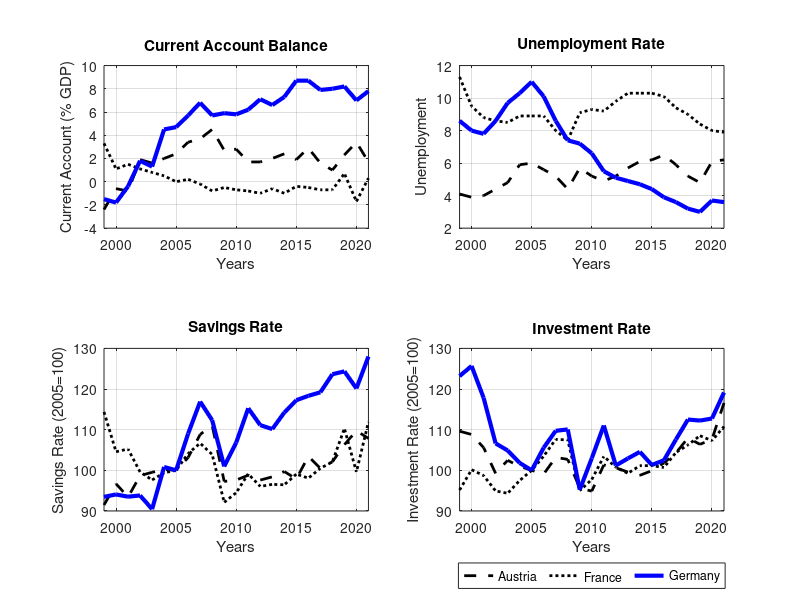

This figure's MATLAB source: (Note: this script raises an error after producing the figure.)
% Data
tt2 = 1999:1:2021;
currentaccount=[-2.40000000000000	-0.600000000000000	-0.800000000000000	1.90000000000000	1.60000000000000	2	2.40000000000000	3.40000000000000	3.70000000000000	4.50000000000000	2.70000000000000	2.80000000000000	1.70000000000000	1.70000000000000	2	2.40000000000000	1.90000000000000	2.90000000000000	1.60000000000000	1	2.30000000000000	3.40000000000000	1.70000000000000
3.30000000000000	1.10000000000000	1.50000000000000	1.10000000000000	0.800000000000000	0.500000000000000	0	0.200000000000000	-0.200000000000000	-0.800000000000000	-0.500000000000000	-0.700000000000000	-0.800000000000000	-1	-0.600000000000000	-1	-0.400000000000000	-0.500000000000000	-0.700000000000000	-0.700000000000000	0.700000000000000	-1.70000000000000	0.300000000000000
-1.50000000000000	-1.80000000000000	-0.400000000000000	1.80000000000000	1.30000000000000	4.50000000000000	4.70000000000000	5.70000000000000	6.80000000000000	5.70000000000000	5.90000000000000	5.80000000000000	6.20000000000000	7.10000000000000	6.60000000000000	7.30000000000000	8.70000000000000	8.70000000000000	7.90000000000000	8	8.20000000000000	7	7.80000000000000];

u=[4.10000000000000	11.3000000000000	8.60000000000000
3.90000000000000	9.50000000000000	8
4	8.80000000000000	7.80000000000000
4.40000000000000	8.60000000000000	8.60000000000000
4.80000000000000	8.50000000000000	9.70000000000000
5.90000000000000	8.90000000000000	10.3000000000000
6	8.90000000000000	11
5.60000000000000	8.90000000000000	10.1000000000000
5.20000000000000	8	8.60000000000000
4.40000000000000	7.40000000000000	7.40000000000000
5.70000000000000	9.10000000000000	7.20000000000000
5.20000000000000	9.30000000000000	6.60000000000000
4.90000000000000	9.20000000000000	5.50000000000000
5.20000000000000	9.80000000000000	5.10000000000000
5.70000000000000	10.3000000000000	4.90000000000000
6.10000000000000	10.3000000000000	4.70000000000000
6.20000000000000	10.3000000000000	4.40000000000000
6.50000000000000	10.1000000000000	3.90000000000000
5.90000000000000	9.40000000000000	3.60000000000000
5.20000000000000	9	3.20000000000000
4.80000000000000	8.40000000000000	3
6.10000000000000	8	3.70000000000000
6.20000000000000	7.90000000000000	3.60000000000000];

savingsrate=[0.914621990000000	0.966914584000000	0.934097531000000	0.987003527000000	0.995131115000000	1.00203189700000	1	1.03147523400000	1.08829167300000	1.11014415000000	0.972703573000000	0.976192302000000	0.988000307000000	0.976077289000000	0.983974850000000	0.997009661000000	0.978799264000000	1.03438889700000	1.00494556000000	1.02097071000000	1.06321883100000	1.09737770300000	1.07859224000000
1.14368682400000	1.04575279300000	1.05249157700000	0.995921263000000	0.976325590000000	0.994059230000000	1	1.04145238500000	1.06681149100000	1.03888100700000	0.921395638000000	0.945070048000000	0.991354850000000	0.960365313000000	0.965463735000000	0.964444050000000	0.990601170000000	0.980803334000000	1.00505408800000	1.02083702800000	1.10289945000000	0.996098599000000	1.11881539300000
0.934682727000000	0.940684631000000	0.935138044000000	0.938242477000000	0.904466244000000	1.00827848800000	1	1.09040109300000	1.16896394700000	1.12330808400000	1.00968583100000	1.06833892100000	1.15269671800000	1.11118009900000	1.10149426700000	1.14218303700000	1.17252369700000	1.18328573200000	1.19197814500000	1.23643362700000	1.24342895000000	1.20149840600000	1.27989569100000];

investment=[1.09624344200000	1.08822665300000	1.05607555100000	0.992360965000000	1.02451206700000	1.00990556100000	1	0.990975866000000	1.03185729300000	1.02694648500000	0.955928646000000	0.948919203000000	1.01326337900000	1.00637985300000	0.995718783000000	0.987701994000000	0.999202518000000	1.01809024100000	1.04251836300000	1.07979013600000	1.06396642200000	1.07647429200000	1.16600209900000
0.951498686000000	1.00155881200000	0.987173206000000	0.949360887000000	0.943571015000000	0.974925400000000	1	1.03496192000000	1.07624816300000	1.07468935100000	0.950118024000000	0.977419499000000	1.03420478300000	1.00774952100000	0.992606779000000	1.01144613200000	1.01153520700000	1.00694784700000	1.04378034100000	1.06253062000000	1.08515565800000	1.07272970200000	1.10786977200000
1.23187067000000	1.25671029000000	1.17834231500000	1.06625609400000	1.04885809600000	1.01816782100000	1	1.05573518100000	1.09725429800000	1.10064151900000	0.952322299000000	1.02981780900000	1.11034128800000	1.01185527300000	1.02920195000000	1.04541955400000	1.01324095500000	1.02473697700000	1.07580189900000	1.12496792400000	1.12240184800000	1.12748267900000	1.19153194800000];

urate=u';


% Plot
% Create figure
figure;
set(gcf, 'Position', [100, 100, 1200, 600]); % Wider figure (adjust width and height)

% Subplot 1: Current Account
subplot(2,2,1)
plot(tt2, currentaccount(1,:), 'k--', 'LineWidth', 2); hold on;
plot(tt2, currentaccount(2,:), 'k:', 'LineWidth', 2); hold on;
plot(tt2, currentaccount(3,:), 'b-', 'LineWidth', 3); hold on;
xlabel('Years'); ylabel('Current Account (% GDP)'); 
title('Current Account Balance');
xlim([1999 2021]); % Restrict x-axis
grid on;

% Subplot 2: Unemployment
subplot(2,2,2)
plot(tt2, urate(1,:), 'k--', 'LineWidth', 2); hold on;
plot(tt2, urate(2,:), 'k:', 'LineWidth', 2); hold on;
plot(tt2, urate(3,:), 'b-', 'LineWidth', 3); hold on;
xlabel('Years'); ylabel('Unemployment'); 
title('Unemployment Rate');
xlim([1999 2021]); % Restrict x-axis
grid on;

% Subplot 3: Savings Rate
subplot(2,2,3)
plot(tt2, savingsrate(1,:)*100, 'k--', 'LineWidth', 2); hold on;
plot(tt2, savingsrate(2,:)*100, 'k:', 'LineWidth', 2); hold on;
plot(tt2, savingsrate(3,:)*100, 'b-', 'LineWidth', 3); hold on;
xlabel('Years'); ylabel('Savings Rate (2005=100)');
title('Savings Rate');
xlim([1999 2021]); % Restrict x-axis
grid on;

% Subplot 4: Investment Rate
subplot(2,2,4)
plot(tt2, investment(1,:)*100, 'k--', 'LineWidth', 2); hold on;
plot(tt2, investment(2,:)*100, 'k:', 'LineWidth', 2); hold on;
plot(tt2, investment(3,:)*100, 'b-', 'LineWidth', 3); hold on;
xlabel('Years'); ylabel('Investment Rate (2005=100)');
title('Investment Rate');
xlim([1999 2021]); % Restrict x-axis
grid on;



% Create a single horizontal legend below all subplots
legendHandle = legend({'Austria', 'France', 'Germany'}, 'Orientation', 'horizontal', 'Location', 'southoutside');
legendHandle.Position = [0.4, 0.02, 0.2, 0.05]; % Adjust position to fit below all plots
legend boxoff
% Automatically save the figure as EPS and PNG
saveas(gcf, fullfile(FigureDir, 'AUT_FRA_GER'), 'epsc');  % Save as EPS
saveas(gcf, fullfile(FigureDir, 'AUT_FRA_GER'), 'png');   % Save as PNG
